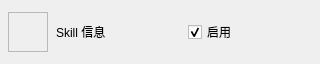
<?xml version="1.0" encoding="UTF-8"?>
<ui version="4.0">
 <class>SkillInfoItem</class>
 <widget class="QWidget" name="SkillInfoItem">
  <property name="geometry">
   <rect>
    <x>0</x>
    <y>0</y>
    <width>320</width>
    <height>64</height>
   </rect>
  </property>
  <property name="minimumSize">
   <size>
    <width>280</width>
    <height>56</height>
   </size>
  </property>
  <property name="windowTitle">
   <string>SkillInfoItem</string>
  </property>
  <layout class="QHBoxLayout" name="horizontalLayout">
   <property name="spacing">
    <number>8</number>
   </property>
   <property name="leftMargin">
    <number>8</number>
   </property>
   <property name="topMargin">
    <number>6</number>
   </property>
   <property name="rightMargin">
    <number>8</number>
   </property>
   <property name="bottomMargin">
    <number>6</number>
   </property>
   <item>
    <widget class="QLabel" name="label_logo">
     <property name="minimumSize">
      <size>
       <width>40</width>
       <height>40</height>
      </size>
     </property>
     <property name="maximumSize">
      <size>
       <width>40</width>
       <height>40</height>
      </size>
     </property>
     <property name="frameShape">
      <enum>QFrame::Shape::StyledPanel</enum>
     </property>
     <property name="alignment">
      <set>Qt::AlignmentFlag::AlignCenter</set>
     </property>
    </widget>
   </item>
   <item>
    <widget class="QLabel" name="label_info">
     <property name="text">
      <string>Skill 信息</string>
     </property>
     <property name="wordWrap">
      <bool>true</bool>
     </property>
    </widget>
   </item>
   <item>
    <widget class="QCheckBox" name="checkBox_enabled">
     <property name="text">
      <string>启用</string>
     </property>
     <property name="checked">
      <bool>true</bool>
     </property>
    </widget>
   </item>
  </layout>
 </widget>
 <resources/>
 <connections/>
</ui>
